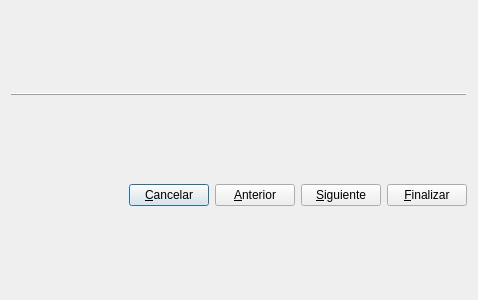
<ui version="4.0" >
 <class>WizardDialog</class>
 <widget class="QDialog" name="WizardDialog" >
  <property name="geometry" >
   <rect>
    <x>0</x>
    <y>0</y>
    <width>478</width>
    <height>300</height>
   </rect>
  </property>
  <property name="windowTitle" >
   <string>Wizard</string>
  </property>
  <layout class="QVBoxLayout" name="verticalLayout" >
   <item>
    <widget class="QFrame" name="frame" >
     <property name="frameShape" >
      <enum>QFrame::HLine</enum>
     </property>
     <property name="frameShadow" >
      <enum>QFrame::Raised</enum>
     </property>
    </widget>
   </item>
   <item>
    <layout class="QHBoxLayout" name="horizontalLayout" >
     <item>
      <spacer name="horizontalSpacer" >
       <property name="orientation" >
        <enum>Qt::Horizontal</enum>
       </property>
       <property name="sizeHint" stdset="0" >
        <size>
         <width>40</width>
         <height>20</height>
        </size>
       </property>
      </spacer>
     </item>
     <item>
      <widget class="QPushButton" name="pushCancel" >
       <property name="text" >
        <string>&amp;Cancelar</string>
       </property>
       <property name="icon" >
        <iconset resource="../../data.qrc" >
         <normaloff>:/icons/res/process-stop.png</normaloff>:/icons/res/process-stop.png</iconset>
       </property>
       <property name="iconSize" >
        <size>
         <width>20</width>
         <height>20</height>
        </size>
       </property>
      </widget>
     </item>
     <item>
      <widget class="QPushButton" name="pushBack" >
       <property name="text" >
        <string>&amp;Anterior</string>
       </property>
       <property name="icon" >
        <iconset resource="../../data.qrc" >
         <normaloff>:/icons/res/go-previous.png</normaloff>:/icons/res/go-previous.png</iconset>
       </property>
       <property name="iconSize" >
        <size>
         <width>20</width>
         <height>20</height>
        </size>
       </property>
      </widget>
     </item>
     <item>
      <widget class="QPushButton" name="pushNext" >
       <property name="text" >
        <string>&amp;Siguiente</string>
       </property>
       <property name="icon" >
        <iconset resource="../../data.qrc" >
         <normaloff>:/icons/res/go-next.png</normaloff>:/icons/res/go-next.png</iconset>
       </property>
       <property name="iconSize" >
        <size>
         <width>20</width>
         <height>20</height>
        </size>
       </property>
      </widget>
     </item>
     <item>
      <widget class="QPushButton" name="pushFinish" >
       <property name="text" >
        <string>&amp;Finalizar</string>
       </property>
       <property name="icon" >
        <iconset resource="../../data.qrc" >
         <normaloff>:/icons/res/dialog-ok-apply.png</normaloff>:/icons/res/dialog-ok-apply.png</iconset>
       </property>
       <property name="iconSize" >
        <size>
         <width>20</width>
         <height>20</height>
        </size>
       </property>
      </widget>
     </item>
    </layout>
   </item>
  </layout>
 </widget>
 <resources>
  <include location="../../data.qrc" />
 </resources>
 <connections>
  <connection>
   <sender>pushCancel</sender>
   <signal>clicked()</signal>
   <receiver>WizardDialog</receiver>
   <slot>reject()</slot>
   <hints>
    <hint type="sourcelabel" >
     <x>155</x>
     <y>271</y>
    </hint>
    <hint type="destinationlabel" >
     <x>150</x>
     <y>215</y>
    </hint>
   </hints>
  </connection>
  <connection>
   <sender>pushFinish</sender>
   <signal>clicked()</signal>
   <receiver>WizardDialog</receiver>
   <slot>accept()</slot>
   <hints>
    <hint type="sourcelabel" >
     <x>407</x>
     <y>279</y>
    </hint>
    <hint type="destinationlabel" >
     <x>399</x>
     <y>230</y>
    </hint>
   </hints>
  </connection>
 </connections>
</ui>
